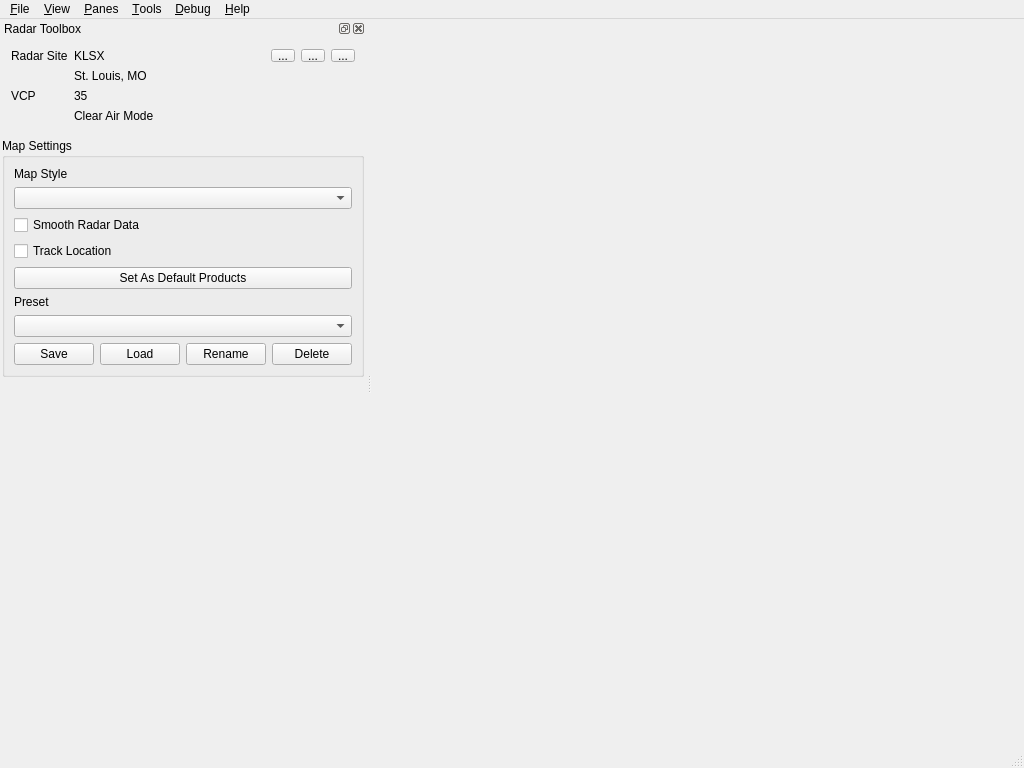
<?xml version="1.0" encoding="UTF-8"?>
<ui version="4.0">
 <class>MainWindow</class>
 <widget class="QMainWindow" name="MainWindow">
  <property name="geometry">
   <rect>
    <x>0</x>
    <y>0</y>
    <width>1024</width>
    <height>768</height>
   </rect>
  </property>
  <property name="windowTitle">
   <string>Supercell Wx</string>
  </property>
  <property name="windowIcon">
   <iconset resource="../../../../scwx-qt.qrc">
    <normaloff>:/res/icons/scwx-256.ico</normaloff>:/res/icons/scwx-256.ico</iconset>
  </property>
  <widget class="QWidget" name="centralwidget">
   <layout class="QHBoxLayout">
    <property name="leftMargin">
     <number>0</number>
    </property>
    <property name="topMargin">
     <number>0</number>
    </property>
    <property name="rightMargin">
     <number>0</number>
    </property>
    <property name="bottomMargin">
     <number>0</number>
    </property>
   </layout>
  </widget>
  <widget class="QMenuBar" name="menubar">
   <property name="geometry">
    <rect>
     <x>0</x>
     <y>0</y>
     <width>1024</width>
     <height>21</height>
    </rect>
   </property>
   <widget class="QMenu" name="menuFile">
    <property name="title">
     <string>&amp;File</string>
    </property>
    <widget class="QMenu" name="menu_Open">
     <property name="title">
      <string>&amp;Open</string>
     </property>
     <addaction name="actionOpenNexrad"/>
     <addaction name="actionOpenTextEvent"/>
    </widget>
    <widget class="QMenu" name="menuScreenCapture">
     <property name="title">
      <string>Screen &amp;Capture</string>
     </property>
     <addaction name="actionScreenCaptureCopy"/>
     <addaction name="actionScreenCaptureSaveImage"/>
    </widget>
    <addaction name="menu_Open"/>
    <addaction name="separator"/>
    <addaction name="menuScreenCapture"/>
    <addaction name="separator"/>
    <addaction name="actionImport"/>
    <addaction name="actionExport"/>
    <addaction name="separator"/>
    <addaction name="actionSettings"/>
    <addaction name="separator"/>
    <addaction name="actionExit"/>
   </widget>
   <widget class="QMenu" name="menuHelp">
    <property name="title">
     <string>&amp;Help</string>
    </property>
    <addaction name="actionUserManual"/>
    <addaction name="separator"/>
    <addaction name="actionDiscord"/>
    <addaction name="actionGitHubRepository"/>
    <addaction name="separator"/>
    <addaction name="actionCheckForUpdates"/>
    <addaction name="actionAboutSupercellWx"/>
   </widget>
   <widget class="QMenu" name="menuView">
    <property name="title">
     <string>&amp;View</string>
    </property>
    <widget class="QMenu" name="menuMapLayers">
     <property name="title">
      <string>&amp;Map Layers</string>
     </property>
     <addaction name="actionColorTable"/>
     <addaction name="actionRadarSites"/>
     <addaction name="actionRadarRange"/>
    </widget>
    <addaction name="actionRadarToolbox"/>
    <addaction name="actionAlerts"/>
    <addaction name="actionGpsInfo"/>
    <addaction name="separator"/>
    <addaction name="menuMapLayers"/>
    <addaction name="separator"/>
    <addaction name="actionFullScreen"/>
   </widget>
   <widget class="QMenu" name="menuPanes">
    <property name="title">
     <string>&amp;Panes</string>
    </property>
    <addaction name="actionPanesLinkColumnWidth"/>
    <addaction name="actionPanesLinkColumnHeight"/>
    <addaction name="actionPanesMatchMapStyle"/>
    <addaction name="separator"/>
    <addaction name="actionPanes1x1"/>
    <addaction name="actionPanes1x2"/>
    <addaction name="actionPanes2x1"/>
    <addaction name="actionPanes2x2"/>
    <addaction name="actionPanes3x3"/>
    <addaction name="separator"/>
    <addaction name="actionPanesCustom"/>
    <addaction name="separator"/>
    <addaction name="actionRecreateMapLayout"/>
   </widget>
    <widget class="QMenu" name="menuDebug">
     <property name="title">
      <string>&amp;Debug</string>
     </property>
     <addaction name="actionImGuiDebug"/>
     <addaction name="actionProviderStateInspector"/>
     <addaction name="actionWatchDirectory"/>
     <addaction name="separator"/>
     <addaction name="actionDumpLayerList"/>
     <addaction name="actionDumpRadarProductRecords"/>
     <addaction name="actionDumpTimelineState"/>
     <addaction name="actionDumpCurrentProduct"/>
     <addaction name="actionDumpProviderCache"/>
     <addaction name="separator"/>
     <addaction name="actionRadarWireframe"/>
     <addaction name="actionLogProviderRequests"/>
     <addaction name="separator"/>
     <addaction name="menuLogLevel"/>
     <addaction name="separator"/>
     <addaction name="actionForceRefresh"/>
     <addaction name="actionForceProductReload"/>
     <addaction name="actionClearProviderCache"/>
    </widget>
    <widget class="QMenu" name="menuLogLevel">
     <property name="title">
      <string>Set &amp;Log Level</string>
     </property>
     <addaction name="actionLogLevelTrace"/>
     <addaction name="actionLogLevelDebug"/>
     <addaction name="actionLogLevelInfo"/>
     <addaction name="actionLogLevelWarning"/>
    </widget>
   <widget class="QMenu" name="menuTools">
    <property name="title">
     <string>&amp;Tools</string>
    </property>
    <addaction name="actionPlacefileManager"/>
    <addaction name="actionLayerManager"/>
    <addaction name="actionMarkerManager"/>
   </widget>
   <addaction name="menuFile"/>
   <addaction name="menuView"/>
   <addaction name="menuPanes"/>
   <addaction name="menuTools"/>
   <addaction name="menuDebug"/>
   <addaction name="menuHelp"/>
  </widget>
  <widget class="QStatusBar" name="statusbar"/>
  <widget class="QDockWidget" name="radarToolboxDock">
   <property name="windowTitle">
    <string>Radar Toolbox</string>
   </property>
   <attribute name="dockWidgetArea">
    <number>1</number>
   </attribute>
   <widget class="QWidget" name="radarToolboxDockContents">
    <layout class="QVBoxLayout" name="verticalLayout_2">
     <property name="leftMargin">
      <number>2</number>
     </property>
     <property name="topMargin">
      <number>2</number>
     </property>
     <property name="rightMargin">
      <number>2</number>
     </property>
     <property name="bottomMargin">
      <number>2</number>
     </property>
     <item>
      <widget class="QScrollArea" name="radarToolboxScrollArea">
       <property name="frameShape">
        <enum>QFrame::Shape::NoFrame</enum>
       </property>
       <property name="horizontalScrollBarPolicy">
        <enum>Qt::ScrollBarPolicy::ScrollBarAsNeeded</enum>
       </property>
       <property name="sizeAdjustPolicy">
        <enum>QAbstractScrollArea::SizeAdjustPolicy::AdjustToContents</enum>
       </property>
       <property name="widgetResizable">
        <bool>true</bool>
       </property>
       <widget class="QWidget" name="radarToolboxScrollAreaContents">
        <property name="geometry">
         <rect>
          <x>0</x>
          <y>0</y>
          <width>191</width>
          <height>689</height>
         </rect>
        </property>
        <layout class="QVBoxLayout" name="verticalLayout_6">
         <property name="leftMargin">
          <number>0</number>
         </property>
         <property name="topMargin">
          <number>0</number>
         </property>
         <property name="rightMargin">
          <number>0</number>
         </property>
         <property name="bottomMargin">
          <number>0</number>
         </property>
         <item>
          <widget class="QFrame" name="radarInfoFrame">
           <layout class="QGridLayout" name="gridLayout" columnstretch="0,0,0,0,0">
            <item row="3" column="2" colspan="3">
             <widget class="QLabel" name="vcpValueLabel">
              <property name="text">
               <string notr="true">35</string>
              </property>
             </widget>
            </item>
            <item row="4" column="2" colspan="3">
             <widget class="QLabel" name="vcpDescriptionLabel">
              <property name="text">
               <string>Clear Air Mode</string>
              </property>
             </widget>
            </item>
            <item row="1" column="2" colspan="3">
             <widget class="QLabel" name="radarLocationLabel">
              <property name="text">
               <string notr="true">St. Louis, MO</string>
              </property>
             </widget>
            </item>
            <item row="0" column="4">
             <widget class="QFrame" name="frame">
              <property name="frameShape">
               <enum>QFrame::Shape::NoFrame</enum>
              </property>
              <property name="frameShadow">
               <enum>QFrame::Shadow::Raised</enum>
              </property>
              <layout class="QHBoxLayout" name="horizontalLayout">
               <property name="leftMargin">
                <number>0</number>
               </property>
               <property name="topMargin">
                <number>0</number>
               </property>
               <property name="rightMargin">
                <number>0</number>
               </property>
               <property name="bottomMargin">
                <number>0</number>
               </property>
               <item>
                <widget class="QToolButton" name="radarSiteHomeButton">
                 <property name="maximumSize">
                  <size>
                   <width>16777215</width>
                   <height>13</height>
                  </size>
                 </property>
                 <property name="text">
                  <string>...</string>
                 </property>
                 <property name="icon">
                  <iconset resource="../../../../scwx-qt.qrc">
                   <normaloff>:/res/icons/font-awesome-6/house-solid.svg</normaloff>:/res/icons/font-awesome-6/house-solid.svg</iconset>
                 </property>
                </widget>
               </item>
               <item>
                <widget class="QToolButton" name="radarSitePresetsButton">
                 <property name="maximumSize">
                  <size>
                   <width>16777215</width>
                   <height>13</height>
                  </size>
                 </property>
                 <property name="text">
                  <string>...</string>
                 </property>
                 <property name="icon">
                  <iconset resource="../../../../scwx-qt.qrc">
                   <normaloff>:/res/icons/font-awesome-6/star-solid.svg</normaloff>:/res/icons/font-awesome-6/star-solid.svg</iconset>
                 </property>
                 <property name="popupMode">
                  <enum>QToolButton::ToolButtonPopupMode::InstantPopup</enum>
                 </property>
                </widget>
               </item>
              </layout>
             </widget>
            </item>
            <item row="0" column="3">
             <widget class="QToolButton" name="radarSiteSelectButton">
              <property name="maximumSize">
               <size>
                <width>16777215</width>
                <height>13</height>
               </size>
              </property>
              <property name="text">
               <string>...</string>
              </property>
             </widget>
            </item>
            <item row="3" column="0" colspan="2">
             <widget class="QLabel" name="vcpLabel">
              <property name="sizePolicy">
               <sizepolicy hsizetype="Maximum" vsizetype="Preferred">
                <horstretch>0</horstretch>
                <verstretch>0</verstretch>
               </sizepolicy>
              </property>
              <property name="toolTip">
               <string>Volume Coverage Pattern</string>
              </property>
              <property name="text">
               <string>VCP</string>
              </property>
             </widget>
            </item>
            <item row="0" column="0" colspan="2">
             <widget class="QLabel" name="radarSiteLabel">
              <property name="text">
               <string>Radar Site</string>
              </property>
             </widget>
            </item>
            <item row="0" column="2">
             <widget class="QLabel" name="radarSiteValueLabel">
              <property name="sizePolicy">
               <sizepolicy hsizetype="MinimumExpanding" vsizetype="Preferred">
                <horstretch>0</horstretch>
                <verstretch>0</verstretch>
               </sizepolicy>
              </property>
              <property name="text">
               <string notr="true">KLSX</string>
              </property>
             </widget>
            </item>
           </layout>
          </widget>
         </item>
         <item>
          <widget class="QGroupBox" name="mapSettingsGroupBox">
           <property name="title">
            <string>Map Settings</string>
           </property>
           <layout class="QVBoxLayout" name="verticalLayout_5">
            <item>
             <widget class="QLabel" name="mapStyleLabel">
              <property name="text">
               <string>Map Style</string>
              </property>
             </widget>
            </item>
            <item>
             <widget class="QComboBox" name="mapStyleComboBox"/>
            </item>
            <item>
             <widget class="QCheckBox" name="smoothRadarDataCheckBox">
              <property name="text">
               <string>Smooth Radar Data</string>
              </property>
             </widget>
            </item>
            <item>
             <widget class="QCheckBox" name="trackLocationCheckBox">
              <property name="text">
               <string>Track Location</string>
              </property>
             </widget>
            </item>
             <item>
              <widget class="QPushButton" name="saveRadarProductsButton">
               <property name="text">
                <string>Set As Default Products</string>
               </property>
              </widget>
             </item>
             <item>
              <widget class="QLabel" name="presetLabel">
               <property name="text">
                <string>Preset</string>
               </property>
              </widget>
             </item>
             <item>
              <widget class="QComboBox" name="presetComboBox"/>
             </item>
             <item>
              <layout class="QHBoxLayout" name="presetButtonsLayout">
               <item>
                <widget class="QPushButton" name="savePresetButton">
                 <property name="text">
                  <string>Save</string>
                 </property>
                </widget>
               </item>
               <item>
                <widget class="QPushButton" name="loadPresetButton">
                 <property name="text">
                  <string>Load</string>
                 </property>
                </widget>
               </item>
               <item>
                <widget class="QPushButton" name="renamePresetButton">
                 <property name="text">
                  <string>Rename</string>
                 </property>
                </widget>
               </item>
               <item>
                <widget class="QPushButton" name="deletePresetButton">
                 <property name="text">
                  <string>Delete</string>
                 </property>
                </widget>
               </item>
              </layout>
             </item>
            </layout>
           </widget>
          </item>
         <item>
          <spacer name="radarToolboxSpacer">
           <property name="orientation">
            <enum>Qt::Orientation::Vertical</enum>
           </property>
           <property name="sizeHint" stdset="0">
            <size>
             <width>20</width>
             <height>0</height>
            </size>
           </property>
          </spacer>
         </item>
        </layout>
       </widget>
      </widget>
     </item>
    </layout>
   </widget>
  </widget>
  <action name="actionExit">
   <property name="text">
    <string>E&amp;xit</string>
   </property>
  </action>
  <action name="actionAboutSupercellWx">
   <property name="text">
    <string>About &amp;Supercell Wx...</string>
   </property>
  </action>
  <action name="actionRadarToolbox">
   <property name="text">
    <string>Radar &amp;Toolbox</string>
   </property>
  </action>
  <action name="actionOpenNexrad">
   <property name="text">
    <string>&amp;NEXRAD Product...</string>
   </property>
  </action>
  <action name="actionOpenTextEvent">
   <property name="text">
    <string>Text &amp;Event Product...</string>
   </property>
  </action>
  <action name="actionAlerts">
   <property name="text">
    <string>&amp;Alerts</string>
   </property>
  </action>
  <action name="actionImGuiDebug">
   <property name="text">
    <string>&amp;ImGui Debug</string>
   </property>
  </action>
  <action name="actionSettings">
   <property name="text">
    <string>&amp;Settings</string>
   </property>
  </action>
  <action name="actionUserManual">
   <property name="icon">
    <iconset resource="../../../../scwx-qt.qrc">
     <normaloff>:/res/icons/font-awesome-6/book-solid.svg</normaloff>:/res/icons/font-awesome-6/book-solid.svg</iconset>
   </property>
   <property name="text">
    <string>&amp;User Manual</string>
   </property>
  </action>
  <action name="actionDiscord">
   <property name="icon">
    <iconset resource="../../../../scwx-qt.qrc">
     <normaloff>:/res/icons/font-awesome-6/discord.svg</normaloff>:/res/icons/font-awesome-6/discord.svg</iconset>
   </property>
   <property name="text">
    <string>&amp;Discord</string>
   </property>
  </action>
  <action name="actionGitHubRepository">
   <property name="icon">
    <iconset resource="../../../../scwx-qt.qrc">
     <normaloff>:/res/icons/font-awesome-6/github.svg</normaloff>:/res/icons/font-awesome-6/github.svg</iconset>
   </property>
   <property name="text">
    <string>&amp;GitHub Repository</string>
   </property>
  </action>
  <action name="actionDumpRadarProductRecords">
   <property name="text">
    <string>Dump Radar &amp;Product Records</string>
   </property>
  </action>
  <action name="actionCheckForUpdates">
   <property name="text">
    <string>&amp;Check for Updates</string>
   </property>
  </action>
  <action name="actionPlacefileManager">
   <property name="icon">
    <iconset resource="../../../../scwx-qt.qrc">
     <normaloff>:/res/icons/font-awesome-6/earth-americas-solid.svg</normaloff>:/res/icons/font-awesome-6/earth-americas-solid.svg</iconset>
   </property>
   <property name="text">
    <string>&amp;Placefile Manager</string>
   </property>
  </action>
  <action name="actionLayerManager">
   <property name="icon">
    <iconset resource="../../../../scwx-qt.qrc">
     <normaloff>:/res/icons/font-awesome-6/layer-group-solid.svg</normaloff>:/res/icons/font-awesome-6/layer-group-solid.svg</iconset>
   </property>
   <property name="text">
    <string>&amp;Layer Manager</string>
   </property>
  </action>
  <action name="actionDumpLayerList">
   <property name="text">
    <string>Dump &amp;Layer List</string>
   </property>
  </action>
  <action name="actionRadarRange">
   <property name="checkable">
    <bool>true</bool>
   </property>
   <property name="text">
    <string>Radar &amp;Range</string>
   </property>
  </action>
  <action name="actionColorTable">
   <property name="checkable">
    <bool>true</bool>
   </property>
   <property name="text">
    <string>&amp;Color Table</string>
   </property>
  </action>
  <action name="actionRadarSites">
   <property name="checkable">
    <bool>true</bool>
   </property>
   <property name="text">
    <string>Radar &amp;Sites</string>
   </property>
  </action>
  <action name="actionGpsInfo">
   <property name="text">
    <string>&amp;GPS Info</string>
   </property>
  </action>
  <action name="actionMarkerManager">
   <property name="icon">
    <iconset resource="../../../../scwx-qt.qrc">
     <normaloff>:/res/icons/font-awesome-6/house-solid.svg</normaloff>:/res/icons/font-awesome-6/house-solid.svg</iconset>
   </property>
   <property name="text">
    <string>Location &amp;Marker Manager</string>
   </property>
  </action>
  <action name="actionRadarWireframe">
   <property name="checkable">
    <bool>true</bool>
   </property>
   <property name="text">
    <string>Radar &amp;Wireframe</string>
   </property>
  </action>
  <action name="actionScreenCaptureCopy">
   <property name="text">
    <string>&amp;Copy</string>
   </property>
  </action>
  <action name="actionScreenCaptureSaveImage">
   <property name="text">
    <string>&amp;Save Image</string>
   </property>
  </action>
  <action name="actionImport">
   <property name="text">
    <string>&amp;Import</string>
   </property>
  </action>
  <action name="actionExport">
   <property name="text">
    <string>&amp;Export</string>
   </property>
  </action>
  <action name="actionFullScreen">
   <property name="checkable">
    <bool>true</bool>
   </property>
   <property name="text">
    <string>&amp;Full Screen</string>
   </property>
  </action>
  <action name="actionRecreateMapLayout">
   <property name="text">
    <string>Reset &amp;Layout</string>
   </property>
  </action>
  <action name="actionPanesLinkColumnWidth">
   <property name="checkable">
    <bool>true</bool>
   </property>
   <property name="text">
    <string>Link &amp;column width</string>
   </property>
  </action>
  <action name="actionPanesLinkColumnHeight">
   <property name="checkable">
    <bool>true</bool>
   </property>
   <property name="text">
    <string>Link column &amp;height</string>
   </property>
  </action>
  <action name="actionPanesMatchMapStyle">
   <property name="checkable">
    <bool>true</bool>
   </property>
   <property name="text">
    <string>Match &amp;map style</string>
   </property>
   <property name="toolTip">
    <string>When enabled, new panes use the first pane map style. When off, each pane slot keeps the map style stored in settings.</string>
   </property>
  </action>
  <action name="actionPanes1x1">
   <property name="checkable">
    <bool>true</bool>
   </property>
   <property name="text">
    <string>1x1</string>
   </property>
  </action>
  <action name="actionPanes1x2">
   <property name="checkable">
    <bool>true</bool>
   </property>
   <property name="text">
    <string>1x2</string>
   </property>
  </action>
  <action name="actionPanes2x1">
   <property name="checkable">
    <bool>true</bool>
   </property>
   <property name="text">
    <string>2x1</string>
   </property>
  </action>
  <action name="actionPanes2x2">
   <property name="checkable">
    <bool>true</bool>
   </property>
   <property name="text">
    <string>2x2</string>
   </property>
  </action>
  <action name="actionPanes3x3">
   <property name="checkable">
    <bool>true</bool>
   </property>
   <property name="text">
    <string>3x3</string>
   </property>
  </action>
   <action name="actionPanesCustom">
    <property name="text">
     <string>&amp;Custom...</string>
    </property>
   </action>
   <action name="actionProviderStateInspector">
    <property name="text">
     <string>&amp;Provider State Inspector...</string>
    </property>
   </action>
   <action name="actionWatchDirectory">
    <property name="text">
     <string>Watch &amp;Directory...</string>
    </property>
   </action>
   <action name="actionDumpTimelineState">
    <property name="text">
     <string>Dump &amp;Timeline State</string>
    </property>
   </action>
   <action name="actionDumpCurrentProduct">
    <property name="text">
     <string>Dump &amp;Current Product</string>
    </property>
   </action>
   <action name="actionDumpProviderCache">
    <property name="text">
     <string>Dump Provider &amp;Cache</string>
    </property>
   </action>
   <action name="actionLogProviderRequests">
    <property name="checkable">
     <bool>true</bool>
    </property>
    <property name="text">
     <string>Log Provider &amp;Requests</string>
    </property>
   </action>
   <action name="actionLogLevelTrace">
    <property name="text">
     <string>&amp;Trace</string>
    </property>
   </action>
   <action name="actionLogLevelDebug">
    <property name="text">
     <string>&amp;Debug</string>
    </property>
   </action>
   <action name="actionLogLevelInfo">
    <property name="text">
     <string>&amp;Info</string>
    </property>
   </action>
   <action name="actionLogLevelWarning">
    <property name="text">
     <string>&amp;Warning</string>
    </property>
   </action>
   <action name="actionForceRefresh">
    <property name="text">
     <string>Force Provider &amp;Refresh</string>
    </property>
   </action>
   <action name="actionForceProductReload">
    <property name="text">
     <string>Force Product &amp;Reload</string>
    </property>
   </action>
   <action name="actionClearProviderCache">
    <property name="text">
     <string>Clear Provider &amp;Cache</string>
    </property>
   </action>
  </widget>
  <resources>
   <include location="../../../../scwx-qt.qrc"/>
  </resources>
  <connections/>
 </ui>
